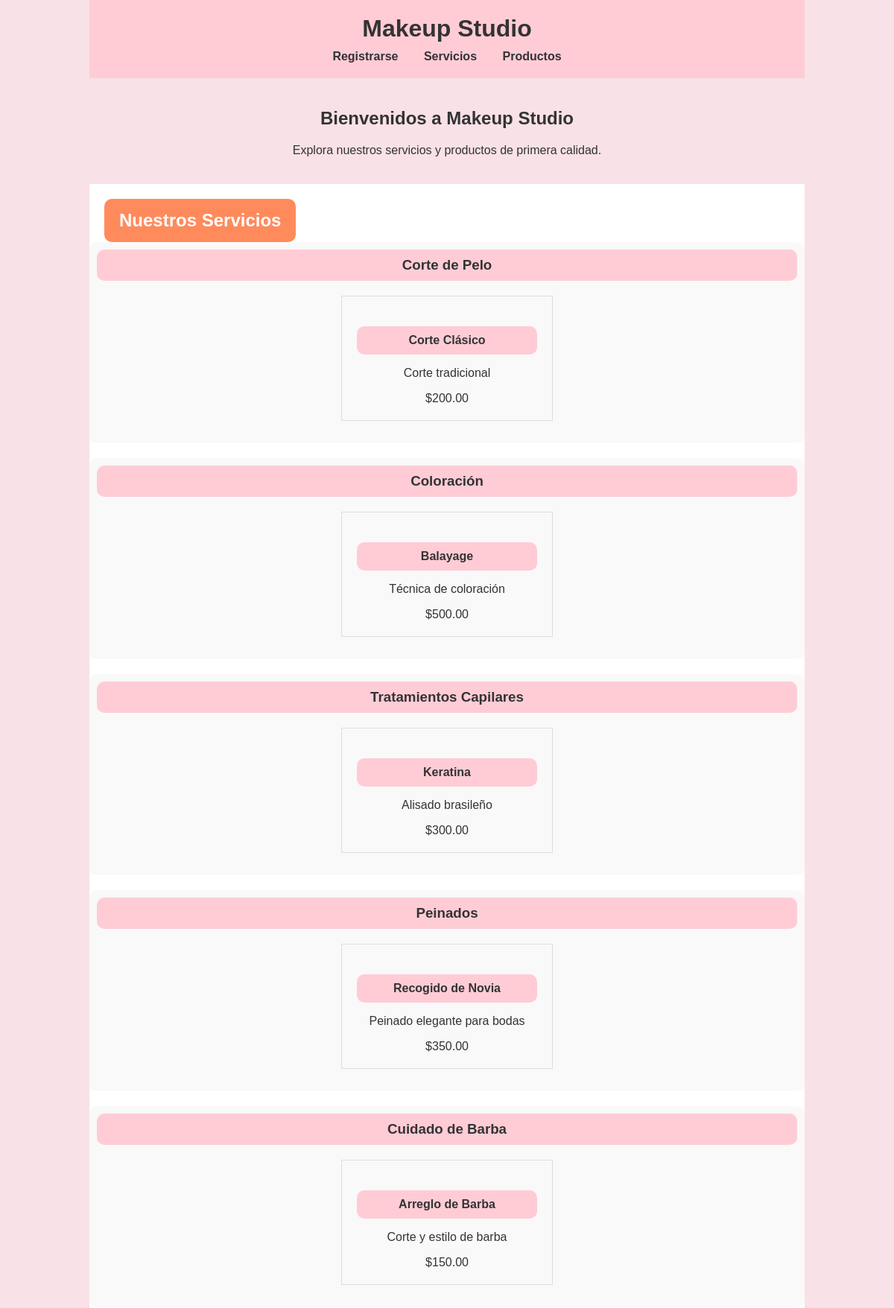
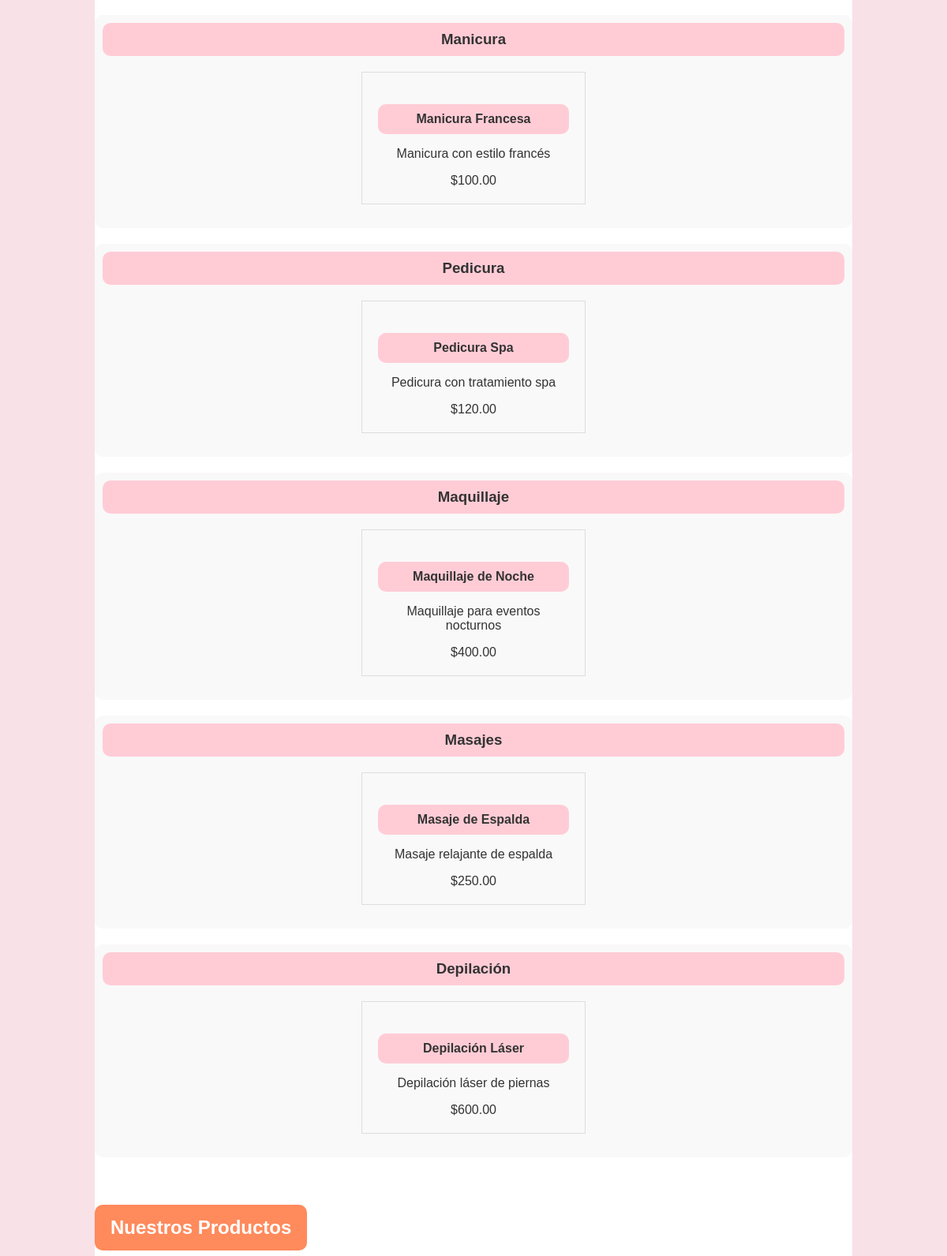
The page / (upper part) on the database its author committed (2 pictures, top to bottom).
### makeupArtist/models.py (models this page shows, shortened)
class CategoriaServicio(models.Model):
    nombre = models.CharField(max_length=100)
    descripcion = models.TextField()

class Servicio(models.Model):
    categoria = models.ForeignKey(CategoriaServicio, related_name='servicios', on_delete=models.CASCADE)
    nombre = models.CharField(max_length=100)
    descripcion = models.TextField()
    precio = models.DecimalField(max_digits=8, decimal_places=2)
    duracion = models.DurationField(default=timedelta(minutes=30))  # Esto está correcto

### makeupArtist/views.py (the view)
# urls.py: path('', views.home, name='home'),  # La vista de inicio para la ruta de acceso vacía
def home(request):
    categorias = CategoriaServicio.objects.all()
    productos = Producto.objects.all()
    context = {
        'categorias': categorias,
        'productos': productos,
    }
    return render(request, 'makeupArtist/home.html', context)

### makeupArtist/templates/makeupArtist/home.html (shortened to what this page needs)
{% load static %}
{% load fontawesome_5 %}
<!DOCTYPE html>
<html lang="en">
<head>
    <link rel="stylesheet" href="{% static 'css/home.css' %}">
</head>
<body>
    <div class="container">
        <header class="main-header">
            <h1>Makeup Studio</h1>
            <nav class="main-nav">
                <a href="{% url 'registro' %}" class="nav-link">Registrarse</a>
                <a href="#servicios" class="nav-link">Servicios</a>
                <a href="#productos" class="nav-link">Productos</a>
            </nav>
        </header>
        <section class="intro-section">
            <h2>Bienvenidos a Makeup Studio</h2>
            <p>Explora nuestros servicios y productos de primera calidad.</p>
        </section>
        <section class="services-section" id="servicios">
            <h2>Nuestros Servicios</h2>
            {% for categoria in categorias %}
                <div class="category">
                    <h3>{{ categoria.nombre }}</h3>
                    <div class="services-list">
                        {% for servicio in categoria.servicios.all %}
                        <div class="service-card">
                            <h4>{{ servicio.nombre }}</h4>
                            <p>{{ servicio.descripcion }}</p>
                            <span class="price">${{ servicio.precio }}</span>
                        </div>
                        {% endfor %}
                    </div>
                </div>
            {% endfor %}
        </section>
        <section class="products-section" id="productos">
            <h2>Nuestros Productos</h2>
            <div class="products-list">
            </div>
        </section>
    </div>
</body>
</html>

### static/css/home.css (style rules this page uses)
body { font-family: 'Arial', sans-serif; margin: 0; padding: 0; background-color: #f8e1e7; color: #333; transition: background-color 0.3s ease; }
.container { width: 80%; margin: auto; overflow: hidden; }
.main-header { background-color: #ffccd6; color: #333; padding: 20px 0; text-align: center; }
.main-header h1 { margin: 0; }
.main-nav { text-align: center; margin-top: 10px; }
.nav-link { margin: 0 15px; color: #333; text-decoration: none; font-weight: bold; transition: color 0.3s ease; }
.intro-section { padding: 20px 0; background-color: #f8e1e7; text-align: center; }
.services-section { background-color: #fff; padding: 20px 0; }
.category { margin-bottom: 20px; }
.services-list { display: flex; flex-wrap: wrap; justify-content: space-around; }
.service-card { background-color: #ffccd6; border: 1px solid #ddd; padding: 20px; margin: 20px; flex-basis: calc(30% - 40px); text-align: center; transition: background-color 0.3s ease; }
.service-card h4 { margin-top: 20px; background-color: #f8e1e7; padding: 10px; border-radius: 10px; }
.products-section { background-color: #fff; padding: 20px 0; }
.products-list { display: flex; flex-wrap: wrap; justify-content: space-around; }
.services-section h2 { background-color: #ffccd6; display: inline-block; padding: 10px 20px; border-radius: 10px; margin: 0; }
.category { margin-bottom: 40px; padding: 20px; border-radius: 10px; transition: background-color 0.3s ease; text-align: center; }
.category h3 { background-color: #ffccd6; padding: 10px; border-radius: 10px; margin: 0; }
.service-card { background-color: #f9f9f9; border: 1px solid #ddd; padding: 20px; margin: 20px; flex-basis: calc(30% - 40px); text-align: center; transition: background-color 0.3s ease; }
.service-card h4 { margin-top: 20px; padding: 10px; border-radius: 10px; background-color: #ffccd6; margin-bottom: 10px; }
.products-section h2 { background-color: #ff8a5c; display: inline-block; padding: 15px 20px; border-radius: 10px; margin: 0; color: #fff; margin-left: 20px; }
.services-section h2 { background-color: #ff8a5c; display: inline-block; padding: 15px 20px; border-radius: 10px; margin: 0; color: #fff; margin-left: 20px; }
.category { margin-bottom: 20px; background-color: #f9f9f9; padding: 10px; }
.products-section h2 { background-color: #ff8a5c; display: inline-block; padding: 15px 20px; border-radius: 10px; margin: 0; color: #fff; }

### rows shown on the page
CategoriaServicio: nombre "Corte de Pelo"
Servicio: nombre "Corte Clásico", descripcion "Corte tradicional", precio "200.00"
CategoriaServicio: nombre "Coloración"
Servicio: nombre "Balayage", descripcion "Técnica de coloración", precio "500.00"
CategoriaServicio: nombre "Tratamientos Capilares"
Servicio: nombre "Keratina", descripcion "Alisado brasileño", precio "300.00"
CategoriaServicio: nombre "Peinados"
Servicio: nombre "Recogido de Novia", descripcion "Peinado elegante para bodas", precio "350.00"
CategoriaServicio: nombre "Cuidado de Barba"
Servicio: nombre "Arreglo de Barba", descripcion "Corte y estilo de barba", precio "150.00"
CategoriaServicio: nombre "Manicura"
Servicio: nombre "Manicura Francesa", descripcion "Manicura con estilo francés", precio "100.00"
CategoriaServicio: nombre "Pedicura"
Servicio: nombre "Pedicura Spa", descripcion "Pedicura con tratamiento spa", precio "120.00"
CategoriaServicio: nombre "Maquillaje"
Servicio: nombre "Maquillaje de Noche", descripcion "Maquillaje para eventos nocturnos", precio "400.00"
CategoriaServicio: nombre "Masajes"
Servicio: nombre "Masaje de Espalda", descripcion "Masaje relajante de espalda", precio "250.00"
CategoriaServicio: nombre "Depilación"
Servicio: nombre "Depilación Láser", descripcion "Depilación láser de piernas", precio "600.00"
